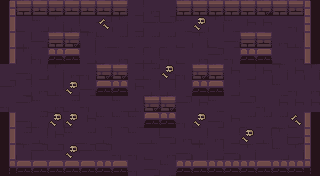

This is a level from a 2D game, rendered from its Tiled map with the project's own tilesets. A one-line summary and the complete map file follow:
An orthogonal 20x11 tile map with 16x16 px tiles, 6 tile layers (ground, dressing, decor, walls, ...) and 12 objects (5x ENTRY, 5x ENEMY, 2x PROP).

<map version="1.10" tiledversion="1.10.2" orientation="orthogonal" renderorder="right-down" width="20" height="11" tilewidth="16" tileheight="16" infinite="0" nextlayerid="8" nextobjectid="13">
 <tileset firstgid="1" name="dungeon" tilewidth="16" tileheight="16" tilecount="100" columns="10">
  <image source="../../../gfx/tiles/depths/dungeon_tileset.png" width="160" height="160" />
 </tileset>
 <layer id="1" name="ground" width="20" height="11">
  <data encoding="csv">
10,8,10,8,8,17,8,18,17,27,19,9,9,8,20,10,20,17,8,8,
29,20,10,29,8,20,28,29,17,28,28,10,19,29,10,18,18,19,30,20,
30,8,9,9,17,29,10,7,7,7,7,20,29,20,9,10,8,27,8,9,
28,29,30,30,20,17,20,27,17,8,30,20,27,28,30,30,17,20,27,9,
19,9,17,29,27,30,9,30,17,7,9,30,17,7,18,17,18,29,18,29,
28,17,27,8,17,9,17,19,18,8,8,19,9,28,17,19,19,10,30,27,
30,28,10,27,7,30,19,10,8,17,28,28,18,10,19,28,30,18,18,18,
28,9,7,29,20,18,10,10,10,9,20,30,20,9,18,7,7,7,20,18,
18,7,8,18,10,7,8,19,10,8,9,27,8,27,17,19,8,29,9,19,
10,29,28,28,18,28,28,30,30,20,27,9,29,17,9,29,19,10,29,20,
30,20,28,7,7,27,27,10,30,9,10,9,27,28,8,7,19,8,9,20
</data>
 </layer>
 <layer id="2" name="dressing" width="20" height="11">
  <data encoding="csv">
0,0,0,0,0,0,0,0,0,0,0,0,0,0,0,0,0,0,0,0,
0,0,0,0,0,0,69,0,0,0,0,0,78,0,0,0,0,0,0,0,
0,0,0,0,0,0,0,0,0,0,0,0,0,0,0,0,0,0,0,0,
0,0,0,0,0,0,0,0,0,0,0,0,0,0,0,0,0,0,0,0,
0,0,0,0,0,0,0,0,0,0,78,0,0,0,0,0,0,0,0,0,
0,0,0,0,78,0,0,0,0,0,0,0,0,0,0,0,0,0,0,0,
0,0,0,0,0,0,0,0,0,0,0,0,0,0,0,0,0,0,0,0,
0,0,0,78,78,0,0,0,0,0,0,0,78,0,0,0,0,0,69,0,
0,0,0,0,0,0,0,0,0,0,0,0,0,0,0,78,0,0,0,0,
0,0,0,0,78,0,0,0,0,0,0,0,0,0,0,0,0,0,0,0,
0,0,0,0,0,0,0,0,0,0,0,0,0,0,0,0,0,0,0,0
</data>
 </layer>
 <layer id="3" name="decor" width="20" height="11">
  <data encoding="csv">
0,0,0,0,0,0,0,0,0,0,0,0,0,0,0,0,0,0,0,0,
0,0,0,0,0,0,0,0,0,0,0,0,0,0,0,0,0,0,0,0,
0,0,0,0,0,0,0,0,0,0,0,0,0,0,0,0,0,0,0,0,
0,0,0,0,0,0,0,0,0,0,0,0,0,0,0,0,0,0,0,0,
0,0,0,0,0,0,0,0,0,0,0,0,0,0,0,0,0,0,0,0,
0,0,0,0,0,0,0,0,0,0,0,0,0,0,0,0,0,0,0,0,
0,0,0,0,0,0,0,0,0,0,0,0,0,0,0,0,0,0,0,0,
0,0,0,0,0,0,0,0,0,0,0,0,0,0,0,0,0,0,0,0,
0,0,0,0,0,0,0,0,0,0,0,0,0,0,0,0,0,0,0,0,
0,0,0,0,0,0,0,0,0,0,0,0,0,0,0,0,0,0,0,0,
0,0,0,0,0,0,0,0,0,0,0,0,0,0,0,0,0,0,0,0
</data>
 </layer>
 <layer id="4" name="walls" width="20" height="11">
  <data encoding="csv">
1,5,3,3,3,3,3,2,0,0,0,2,5,2,2,5,4,2,3,6,
31,0,0,0,0,0,0,0,0,0,0,0,0,0,0,0,0,0,0,26,
11,0,0,0,0,0,0,0,0,0,0,0,0,0,0,0,0,0,0,16,
31,0,0,0,0,0,0,0,0,0,0,0,0,0,0,0,0,0,0,36,
0,0,0,0,0,0,0,0,0,0,0,0,0,0,0,0,0,0,0,0,
0,0,0,0,0,0,0,0,0,0,0,0,0,0,0,0,0,0,0,0,
0,0,0,0,0,0,0,0,0,0,0,0,0,0,0,0,0,0,0,0,
31,0,0,0,0,0,0,0,0,0,0,0,0,0,0,0,0,0,0,16,
11,0,0,0,0,0,0,0,0,0,0,0,0,0,0,0,0,0,0,26,
31,0,0,0,0,0,0,0,0,0,0,0,0,0,0,0,0,0,0,36,
41,42,45,45,42,42,43,45,0,0,0,44,42,43,43,44,42,43,44,46
</data>
 </layer>
 <layer id="5" name="props" width="20" height="11">
  <data encoding="csv">
0,0,0,0,0,0,0,0,0,0,0,0,0,0,0,0,0,0,0,0,
0,0,0,0,0,0,0,0,0,0,0,0,0,0,0,0,0,0,0,0,
0,0,0,5,4,0,0,0,0,0,0,0,0,0,0,5,3,0,0,0,
0,0,0,44,45,0,0,0,0,0,0,0,0,0,0,43,42,0,0,0,
0,0,0,0,0,0,4,4,0,0,0,0,4,5,0,0,0,0,0,0,
0,0,0,0,0,0,45,44,0,0,0,0,44,42,0,0,0,0,0,0,
0,0,0,0,0,0,0,0,0,4,4,0,0,0,0,0,0,0,0,0,
0,0,0,0,0,0,0,0,0,45,43,0,0,0,0,0,0,0,0,0,
0,0,0,0,0,0,0,0,0,0,0,0,0,0,0,0,0,0,0,0,
0,0,0,0,0,0,0,0,0,0,0,0,0,0,0,0,0,0,0,0,
0,0,0,0,0,0,0,0,0,0,0,0,0,0,0,0,0,0,0,0
</data>
 </layer>
 <layer id="6" name="overhead" width="20" height="11">
  <data encoding="csv">
0,0,0,0,0,0,0,0,0,0,0,0,0,0,0,0,0,0,0,0,
0,0,0,0,0,0,0,0,0,0,0,0,0,0,0,0,0,0,0,0,
0,0,0,0,0,0,0,0,0,0,0,0,0,0,0,0,0,0,0,0,
0,0,0,0,0,0,0,0,0,0,0,0,0,0,0,0,0,0,0,0,
0,0,0,0,0,0,0,0,0,0,0,0,0,0,0,0,0,0,0,0,
0,0,0,0,0,0,0,0,0,0,0,0,0,0,0,0,0,0,0,0,
0,0,0,0,0,0,0,0,0,0,0,0,0,0,0,0,0,0,0,0,
0,0,0,0,0,0,0,0,0,0,0,0,0,0,0,0,0,0,0,0,
0,0,0,0,0,0,0,0,0,0,0,0,0,0,0,0,0,0,0,0,
0,0,0,0,0,0,0,0,0,0,0,0,0,0,0,0,0,0,0,0,
0,0,0,0,0,0,0,0,0,0,0,0,0,0,0,0,0,0,0,0
</data>
 </layer>
 <objectgroup id="7" name="spawns">
  <object id="1" name="UP" type="ENTRY" x="152" y="24" />
  <object id="2" name="DOWN" type="ENTRY" x="152" y="152" />
  <object id="3" name="LEFT" type="ENTRY" x="24" y="88" />
  <object id="4" name="RIGHT" type="ENTRY" x="296" y="88" />
  <object id="5" name="" type="ENTRY" x="168" y="88" />
  <object id="6" name="" type="ENEMY" x="184" y="88" />
  <object id="7" name="" type="ENEMY" x="232" y="56" />
  <object id="8" name="" type="ENEMY" x="120" y="104" />
  <object id="9" name="" type="ENEMY" x="248" y="120" />
  <object id="10" name="" type="ENEMY" x="152" y="56" />
  <object id="11" name="torch" type="PROP" x="56" y="168" />
  <object id="12" name="torch" type="PROP" x="264" y="168" />
 </objectgroup>
</map>
